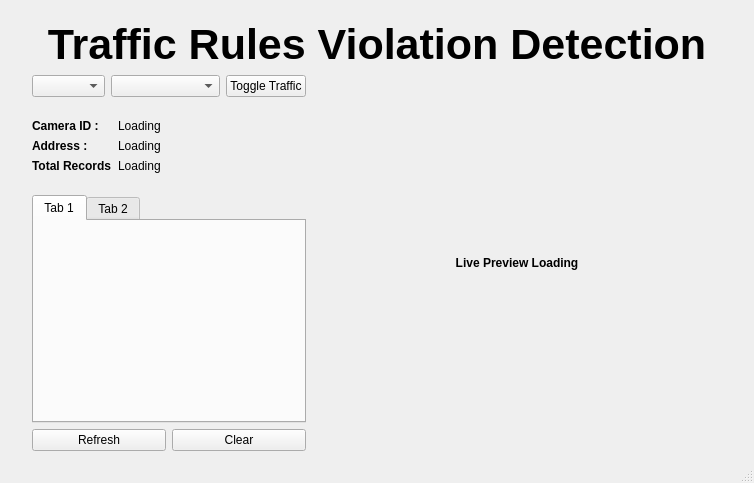
<?xml version="1.0" encoding="UTF-8"?>
<ui version="4.0">
 <class>MainWindow</class>
 <widget class="QMainWindow" name="MainWindow">
  <property name="geometry">
   <rect>
    <x>0</x>
    <y>0</y>
    <width>754</width>
    <height>483</height>
   </rect>
  </property>
  <property name="contextMenuPolicy">
   <enum>Qt::DefaultContextMenu</enum>
  </property>
  <property name="windowTitle">
   <string>Traffic Rules Violation Detection</string>
  </property>
  <widget class="QWidget" name="centralwidget">
   <layout class="QVBoxLayout" name="verticalLayout_2">
    <property name="leftMargin">
     <number>32</number>
    </property>
    <property name="topMargin">
     <number>20</number>
    </property>
    <property name="rightMargin">
     <number>32</number>
    </property>
    <property name="bottomMargin">
     <number>10</number>
    </property>
    <item>
     <widget class="QLabel" name="label">
      <property name="font">
       <font>
        <pointsize>32</pointsize>
        <weight>75</weight>
        <bold>true</bold>
        <underline>false</underline>
       </font>
      </property>
      <property name="text">
       <string>Traffic Rules Violation Detection</string>
      </property>
      <property name="alignment">
       <set>Qt::AlignCenter</set>
      </property>
     </widget>
    </item>
    <item>
     <layout class="QHBoxLayout" name="horizontalLayout_3" stretch="2,3">
      <item>
       <layout class="QVBoxLayout" name="verticalLayout">
        <item>
         <layout class="QHBoxLayout" name="horizontalLayout_2" stretch="2,3,1">
          <item>
           <widget class="QComboBox" name="camera_group"/>
          </item>
          <item>
           <widget class="QComboBox" name="cam_selector">
            <property name="enabled">
             <bool>true</bool>
            </property>
            <property name="editable">
             <bool>false</bool>
            </property>
            <property name="currentText" stdset="0">
             <string/>
            </property>
            <property name="currentIndex">
             <number>-1</number>
            </property>
            <property name="maxVisibleItems">
             <number>5</number>
            </property>
           </widget>
          </item>
          <item>
           <widget class="QPushButton" name="toggle_traffic">
            <property name="text">
             <string>Toggle Traffic</string>
            </property>
           </widget>
          </item>
         </layout>
        </item>
        <item>
         <layout class="QFormLayout" name="formLayout">
          <property name="topMargin">
           <number>16</number>
          </property>
          <property name="bottomMargin">
           <number>16</number>
          </property>
          <item row="0" column="0">
           <widget class="QLabel" name="cam_id_label">
            <property name="font">
             <font>
              <weight>75</weight>
              <bold>true</bold>
             </font>
            </property>
            <property name="text">
             <string>Camera ID : </string>
            </property>
           </widget>
          </item>
          <item row="0" column="1">
           <widget class="QLabel" name="cam_id">
            <property name="text">
             <string>Loading</string>
            </property>
           </widget>
          </item>
          <item row="1" column="0">
           <widget class="QLabel" name="address_label">
            <property name="font">
             <font>
              <weight>75</weight>
              <bold>true</bold>
             </font>
            </property>
            <property name="text">
             <string>Address : </string>
            </property>
           </widget>
          </item>
          <item row="1" column="1">
           <widget class="QLabel" name="address">
            <property name="text">
             <string>Loading</string>
            </property>
           </widget>
          </item>
          <item row="2" column="0">
           <widget class="QLabel" name="total_records_label">
            <property name="font">
             <font>
              <weight>75</weight>
              <bold>true</bold>
             </font>
            </property>
            <property name="text">
             <string>Total Records</string>
            </property>
           </widget>
          </item>
          <item row="2" column="1">
           <widget class="QLabel" name="total_records">
            <property name="text">
             <string>Loading</string>
            </property>
           </widget>
          </item>
         </layout>
        </item>
        <item>
         <widget class="QTabWidget" name="log_tabwidget">
          <property name="minimumSize">
           <size>
            <width>0</width>
            <height>200</height>
           </size>
          </property>
          <property name="tabShape">
           <enum>QTabWidget::Rounded</enum>
          </property>
          <property name="currentIndex">
           <number>0</number>
          </property>
          <property name="documentMode">
           <bool>false</bool>
          </property>
          <property name="movable">
           <bool>true</bool>
          </property>
          <property name="tabBarAutoHide" stdset="0">
           <bool>true</bool>
          </property>
          <widget class="QWidget" name="tab_1">
           <property name="accessibleName">
            <string/>
           </property>
           <attribute name="title">
            <string>Tab 1</string>
           </attribute>
          </widget>
          <widget class="QWidget" name="tab_2">
           <attribute name="title">
            <string>Tab 2</string>
           </attribute>
          </widget>
         </widget>
        </item>
        <item>
         <layout class="QHBoxLayout" name="horizontalLayout">
          <item>
           <widget class="QPushButton" name="refresh_button">
            <property name="text">
             <string>Refresh</string>
            </property>
           </widget>
          </item>
          <item>
           <widget class="QPushButton" name="clear_button">
            <property name="text">
             <string>Clear</string>
            </property>
           </widget>
          </item>
         </layout>
        </item>
       </layout>
      </item>
      <item>
       <widget class="QLabel" name="live_preview">
        <property name="minimumSize">
         <size>
          <width>300</width>
          <height>0</height>
         </size>
        </property>
        <property name="font">
         <font>
          <weight>75</weight>
          <bold>true</bold>
         </font>
        </property>
        <property name="text">
         <string>Live Preview Loading</string>
        </property>
        <property name="alignment">
         <set>Qt::AlignCenter</set>
        </property>
       </widget>
      </item>
     </layout>
    </item>
   </layout>
  </widget>
  <widget class="QStatusBar" name="statusBar"/>
 </widget>
 <resources/>
 <connections/>
</ui>
